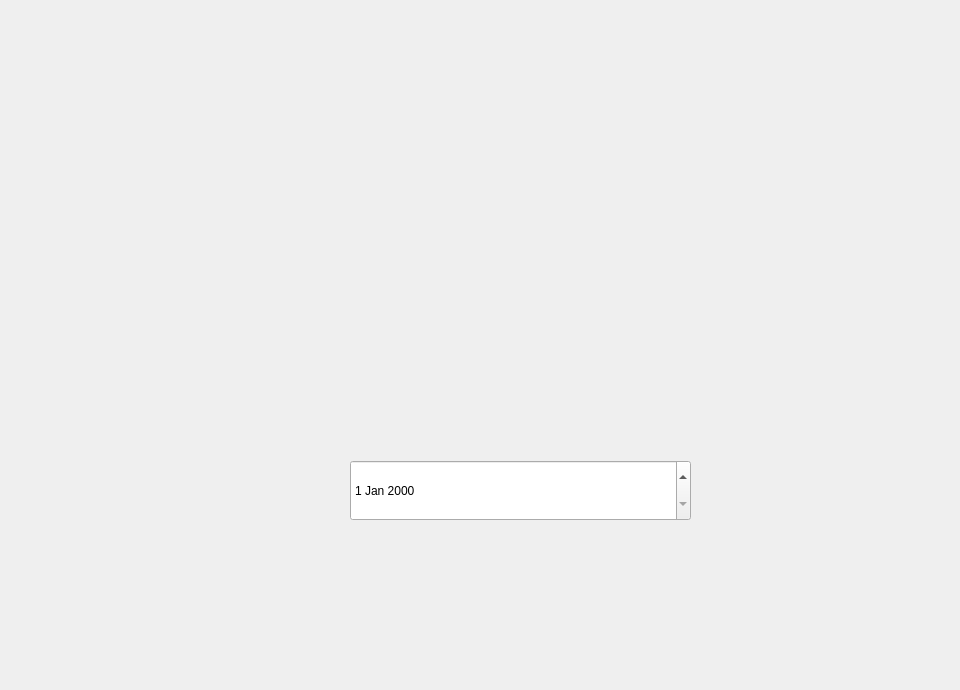
     <widget class="QWidget" name="page_2">
      <property name="styleSheet">
       <string notr="true">background-image:url(:/interface/ajout-mod-com)


</string>
      </property>
      <widget class="QLineEdit" name="idC">
       <property name="geometry">
        <rect>
         <x>350</x>
         <y>140</y>
         <width>331</width>
         <height>31</height>
        </rect>
       </property>
       <property name="styleSheet">
        <string notr="true">background:transparent;
border:none;
</string>
       </property>
      </widget>
      <widget class="QLineEdit" name="idPC">
       <property name="geometry">
        <rect>
         <x>350</x>
         <y>250</y>
         <width>331</width>
         <height>31</height>
        </rect>
       </property>
       <property name="styleSheet">
        <string notr="true">background:transparent;
border:none;
</string>
       </property>
      </widget>
      <widget class="QLineEdit" name="quantite">
       <property name="geometry">
        <rect>
         <x>350</x>
         <y>360</y>
         <width>331</width>
         <height>31</height>
        </rect>
       </property>
       <property name="styleSheet">
        <string notr="true">background:transparent;
border:none;
</string>
       </property>
      </widget>
      <widget class="QLineEdit" name="idFC">
       <property name="geometry">
        <rect>
         <x>350</x>
         <y>560</y>
         <width>331</width>
         <height>31</height>
        </rect>
       </property>
       <property name="styleSheet">
        <string notr="true">background:transparent;
border:none;
</string>
       </property>
      </widget>
      <widget class="QPushButton" name="doneAC">
       <property name="geometry">
        <rect>
         <x>750</x>
         <y>610</y>
         <width>111</width>
         <height>71</height>
        </rect>
       </property>
       <property name="styleSheet">
        <string notr="true">background:transparent;
border:none;</string>
       </property>
       <property name="text">
        <string/>
       </property>
      </widget>
      <widget class="QPushButton" name="precAC">
       <property name="geometry">
        <rect>
         <x>870</x>
         <y>620</y>
         <width>81</width>
         <height>51</height>
        </rect>
       </property>
       <property name="styleSheet">
        <string notr="true">background:transparent;
border:none;</string>
       </property>
       <property name="text">
        <string/>
       </property>
      </widget>
      <widget class="QDateEdit" name="date">
       <property name="geometry">
        <rect>
         <x>350</x>
         <y>460</y>
         <width>341</width>
         <height>61</height>
        </rect>
       </property>
      </widget>
     </widget>
